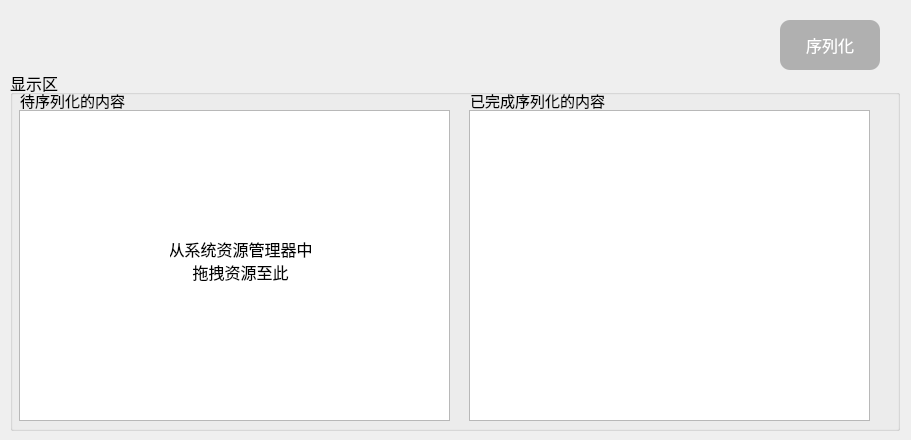
<?xml version="1.0" encoding="UTF-8"?>
<ui version="4.0">
 <class>GMSerializeWidget</class>
 <widget class="QWidget" name="GMSerializeWidget">
  <property name="geometry">
   <rect>
    <x>0</x>
    <y>0</y>
    <width>911</width>
    <height>440</height>
   </rect>
  </property>
  <property name="windowTitle">
   <string>Form</string>
  </property>
  <widget class="QPushButton" name="pushButton_build">
   <property name="geometry">
    <rect>
     <x>780</x>
     <y>20</y>
     <width>100</width>
     <height>50</height>
    </rect>
   </property>
   <property name="font">
    <font>
     <pointsize>12</pointsize>
    </font>
   </property>
   <property name="styleSheet">
    <string notr="true">QPushButton {
    background-color: #B0B0B0;  /* 浅灰色 */
    color: white;               /* 白色文本 */
    border-radius: 10px;        /* 圆角边框 */
    padding: 5px 15px;          /* 内边距 */
}

QPushButton:hover {
    background-color: #A0A0A0;  /* 鼠标悬停时的颜色 */
}

QPushButton:pressed {
    background-color: #909090;  /* 按下时的颜色 */
}
</string>
   </property>
   <property name="text">
    <string>序列化</string>
   </property>
  </widget>
  <widget class="QGroupBox" name="groupBox">
   <property name="geometry">
    <rect>
     <x>10</x>
     <y>70</y>
     <width>890</width>
     <height>361</height>
    </rect>
   </property>
   <property name="font">
    <font>
     <pointsize>12</pointsize>
    </font>
   </property>
   <property name="title">
    <string>显示区</string>
   </property>
   <widget class="QListWidget" name="listWidget_processed">
    <property name="geometry">
     <rect>
      <x>459</x>
      <y>40</y>
      <width>401</width>
      <height>311</height>
     </rect>
    </property>
   </widget>
   <widget class="DragListWidget" name="listWidget_pending">
    <property name="geometry">
     <rect>
      <x>9</x>
      <y>40</y>
      <width>431</width>
      <height>311</height>
     </rect>
    </property>
    <property name="acceptDrops">
     <bool>true</bool>
    </property>
    <property name="dragEnabled">
     <bool>true</bool>
    </property>
    <property name="dragDropOverwriteMode">
     <bool>true</bool>
    </property>
    <property name="selectionMode">
     <enum>QAbstractItemView::SelectionMode::MultiSelection</enum>
    </property>
   </widget>
   <widget class="QLabel" name="label_2">
    <property name="geometry">
     <rect>
      <x>10</x>
      <y>20</y>
      <width>241</width>
      <height>20</height>
     </rect>
    </property>
    <property name="font">
     <font>
      <family>微软雅黑</family>
      <pointsize>11</pointsize>
     </font>
    </property>
    <property name="text">
     <string>待序列化的内容</string>
    </property>
    <property name="wordWrap">
     <bool>true</bool>
    </property>
   </widget>
   <widget class="QLabel" name="label_4">
    <property name="geometry">
     <rect>
      <x>460</x>
      <y>20</y>
      <width>151</width>
      <height>20</height>
     </rect>
    </property>
    <property name="font">
     <font>
      <family>微软雅黑</family>
      <pointsize>11</pointsize>
     </font>
    </property>
    <property name="text">
     <string>已完成序列化的内容</string>
    </property>
    <property name="wordWrap">
     <bool>true</bool>
    </property>
   </widget>
   <widget class="QLabel" name="label_dropTips">
    <property name="geometry">
     <rect>
      <x>160</x>
      <y>170</y>
      <width>141</width>
      <height>41</height>
     </rect>
    </property>
    <property name="midLineWidth">
     <number>0</number>
    </property>
    <property name="text">
     <string>从系统资源管理器中
拖拽资源至此</string>
    </property>
    <property name="alignment">
     <set>Qt::AlignmentFlag::AlignCenter</set>
    </property>
   </widget>
  </widget>
 </widget>
 <customwidgets>
  <customwidget>
   <class>DragListWidget</class>
   <extends>QListWidget</extends>
   <header>sample.qt.src.pyui.DragListWidget</header>
  </customwidget>
 </customwidgets>
 <resources/>
 <connections/>
</ui>
